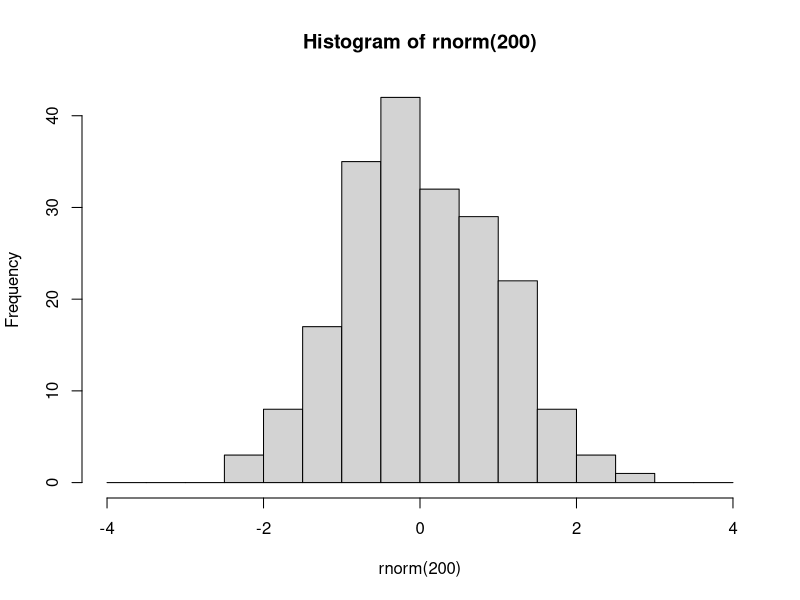
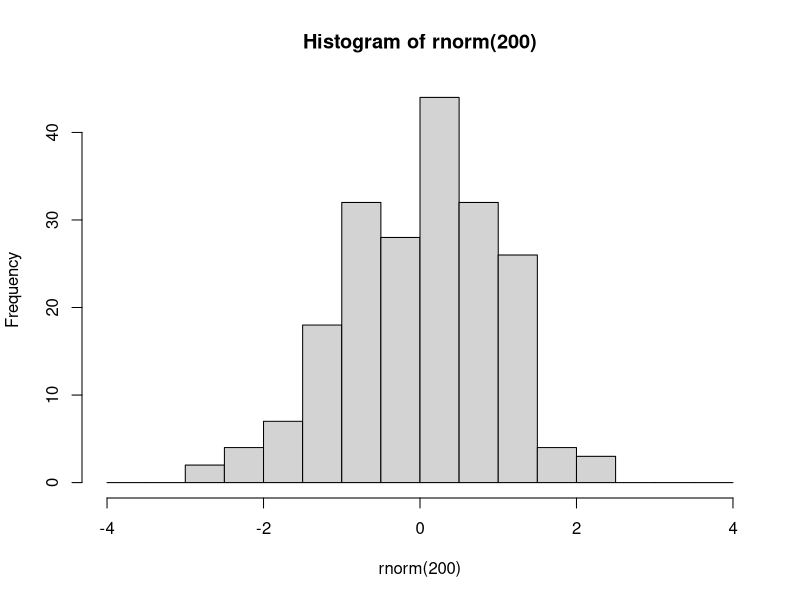

Source code (R) for these figures, in order: (Note: this script raises an error after producing the figures.)
###################################
###################################
########                   ########
########   Data Science 1  ########
########       Lab 7       ########
########  10th Dec. 2024   ########
########                   ########
###################################
###################################

## Welcome to lab #4. Today we will start with an introduction to the tidyverse,
# Then you will write your own lm() function, and finally a couple of exercises



#####################
####    Pipes    ####
#####################

# The pipe operator looks like this: |>
# It signifies: take the element on the left and use it as the first argument in the function on the right

# Example

hist(rnorm(200), breaks = seq(-4, 4, 0.5))
# is equivalent to

rnorm(200) |> hist(breaks = seq(-4, 4, 0.5))

# The purpose of the pipe is mostly aesthetic, in particular to avoid large numbers of parentheses when something needs to be transformed using multiple functions:



### 1.1 Rewrite the following expression using pipes:
set.seed(123)
round(sqrt(log(runif(10, 1, 10))), 2)
set.seed(123)
runif(10, 1, 10) |>
  log() |>
  sqrt() |>
  round(2)


# Pipes were initially created in a package called magrittr, part of the 'tidyverse' group of packages


########################
####    Packages    ####
########################

# Packages are essentially environments full of functions and/or objects which aren't loaded into R by default, but must be first installed (generally from a repository called CRAN), and then loaded

# Here we will install tidyverse, which is not one but a series of packages written by the same group of people, which share a number of syntactical features

install.packages("tidyverse")

# After you have installed tidyverse into your packages, you must also load it into your environment

library(tidyverse)

# You will only have to install a package once. However, every time you start fresh in a new R environment, you will have to load the packages you need again.

#########################
####    TIDYVERSE    ####
#########################

# The tidyverse encompasses a very large number of packages, and is fairly powerful (in that you can do a lot using tidyverse packages)
# However, you DO NOT need to use tidyverse exclusively! I mostly don't use it, for example, preferring to stick to base R except for a few functionalities.

# Downsides of tidyverse include: unique syntax which is very different from other programming languages such as python
# 'Black box' functions that have specific purposes that must be remembered, as opposed to more general-purpose functions in base R
# Often actually more verbose than base R (ie. requires more lines of code to do the same thing)
# Using tidyverse is a matter of preference!

# The pipe operator was originally introduced in the tidyverse package magrittr.
# The tidyverse pipe operator looks like this: %>%

set.seed(123)
runif(10, 1, 10) %>%
  log() %>%
  sqrt() %>%
  round(2)

# In this class we will look at 2 important tidyverse packages.
# Today we will look at dplyr, which is used to manipulate and transform data.
# Next week we will learn ggplot2, which is used for plotting and data visualisation

#####################
####    dplyr    ####
#####################

# The philosophy behind dplyr is that every data transformation can be done using a function, and multiple transformations can be done by piping an object through multiple functions
# For example, in dplyr we no longer use indexing.
# Instead we use the functions 'select', to choose specific columns in a data frame, and 'filter', to choose specific rows.

data(mtcars)

# so instead of:
mtcars[mtcars$cyl == 6, 1:5]
# we would write:
mtcars %>%
  filter(cyl == 6) %>%
  select(1:5)

### 2.1
# using select() and filter(), create a new database of cars that are over 4000 lbs in weight, retaining only the wt and mpg columns. Save this database to an object called 'df'.
df <- mtcars %>%
  filter(wt > 4) %>%
  select(c(wt, mpg))

# After you have selected the rows and columns you are interested in, you can
# change the order of the rows using arrange

df %>% arrange(wt)

df %>% arrange(desc(wt))


# To change variables, we can use mutate()
df <- df %>% mutate(
  wt_kg = wt * 453.592,
  km_per_l = mpg * 1.60934 / 3.78541
)

# And we can use ifelse() within mutate()
mtcars <- mtcars %>%
  mutate(wt_class = ifelse(wt >= 4, "Oversized", "Standard"))

# We can even do a sultiple ifelse statment using case_when()
mtcars <- mtcars %>%
  mutate(
    efficiency = case_when(
      mpg <= 15 ~ "low",
      mpg > 15 & mpg <= 20 ~ "medium",
      mpg > 20 ~ "high"
    )
  )

# Next, summarise (or summarize) is a useful function which collapses a dataframe into a single row and can calculate summary statistics, eg:

mtcars %>%
  summarise(
    mean_wt = mean(wt),
    sd_wt = sd(wt),
    n = length(mpg)
  )

# We can also use summarise to collapse a data frame not into one single row, but into as many rows as we have groups of interest.
# To do this, first we need to use group_by()

mtcars %>% group_by(efficiency)

# You'll notice that this automatically changes the data frame into a new kind of object, called a tibble.
# Tibbles are basically tidyverse dataframes, that display information slightly differently, and are a bit more particular about certain things like not wanting empty cells.
# Tibbles can also be grouped, which allows for further operations down the line
# For example:

mtcars %>%
  group_by(efficiency) %>%
  summarise(
    wt_kg = mean(wt),
    n = length(hp)
  ) %>%
  arrange(
    c("high", "medium", "low")
  )

# You can group by multiple variables

mtcars %>%
  group_by(efficiency, cyl) %>%
  summarise(
    wt_kg = mean(wt),
    n = length(hp)
  )

# After grouping a tibble, remember to ungroup it later using ungroup(), or you may have issues down the line.
ungroup(mtcars)

# 3.1
data(iris)

?iris

# using the dplyr functions do the following:
# create a new column called Petal.Area which is the product of the petal width and petal length columns.
iris_mut <- iris %>%
  mutate(Petal.Area = Petal.Length * Petal.Width)
# For each of the different species of iris, present the mean and standard deviation for the sepal length, sepal width, and petal area, as well as the number of samples (n)
iris_mut %>%
  group_by(Species) %>%
  summarise(
    mean_sepal_length = mean(Sepal.Length), # Mean of Sepal.Length
    sd_sepal_length = sd(Sepal.Length), # Standard deviation of Sepal.Length
    mean_sepal_width = mean(Sepal.Width), # Mean of Sepal.Width
    sd_sepal_width = sd(Sepal.Width), # Standard deviation of Sepal.Width
    mean_petal_area = mean(Petal.Area), # Mean of Petal.Area
    sd_petal_area = sd(Petal.Area), # Standard deviation of Petal.Area
    n = n() # Count of samples
  )
# Order this database in decreasing order of average petal length.



#######################################################
####    Code your own lm and predict functions!    ####
#######################################################

### 4.1 lm()

# Here I will walk you through the steps needed to write these functions. Follow along with the slides from this week's and last week's lectures - they contain all of the maths and some of the code that you need!

# At each step of the way, you should save each new element you calculate into a new object.

# Your lm function should take as input a y variable, and one or more x variables which should be inputted as a matrix or dataframe with one variable per column.

my.lm <- function(y, x) {
  # Start by saving the sample size (n). You will need it later for calculating degrees of freedom for the test statistics and sampling distributions.
  n <-
    # Next create the X matrix using as.matrix. Don't forget to add the column of 1s!
    x <-
    # use the y input and your newly constructed x matrix to calculate the parameter estimates (or coefficients).
    # Hint: see lab 6, and remember that t() gives the transpose of a matrix and solve() gives its inverse
    b <-
    # Next, using these calculated coefficients, calculate all of the predicted values, y_hat, for each of the values of x (each of the rows of the X matrix).
    # Hint: look at the formula for the linear model - and remember we are multiplying matrices!
    y_hat <-
    # Next, calculate the residuals (actual values of y minus the predicted values y_hat)
    e <-
    # Next calculate the estimate of the residual standard error, s. Careful about the denominator here: check how many degrees of freedom you have!
    s <-
    # Using s, calculate the variance covariance matrix of the coefficients.
    vcov_coef <-
    # from this covariance matrix, extract the standard errors of the coefficients
    se_coef <-
    # use these standard errors to calculate the t-values for each of the coefficients
    t_vals <-
    # And use these t-values to calculate p-values.
    p <-
    # Next, calculate the R2 value

    RSS <-
    TSS <-
    r2 <-
    # Bonus points if you want to look up how to calculate adjusted R2
    adj_r2 <-
    # Next, calculate the F-statistic and the p-value for the model.
    f_stat <-
    model_p <-
    # Finally, put all of these elements into a list, and have your function return that list.
    return(list(
      n = n,
      coefficients = b,
      residuals = e,
      s = s,
      vcov = vcov_coef,
      se = se_coef,
      t_values = t_vals,
      p_values = p,
      r2 = r2,
      adj_r2 = adj_r2,
      F_statistic = f_stat,
      model_p_value = model_p
    ))
}

# compare your function against the built-in R function in R.

my.lm(y = mtcars$mpg, x = mtcars[, c("wt", "cyl")])

### 4.2 predict()

# This will be much shorter. Create a new function that takes as input the output from your first function, along with a new_data object that has as many columns as there are predictor variables in the model output, and a confidence interval size

my.predict <- function(model_output, new_data, ci_level = 0.97) {
  # Extract coefficients from your my.lm output
  coef <-
    # Add a column of 1s to the new_data
    new_data <-
    # generate the predicted values of y from the new_data object based on the coefficients from the model
    # Again, remember the formula for the linear model!
    y_hat <-
    # for each of these predicted values, calculate a confidence interval
    # first calculate the critical levels of the t-distribution using the ci_level and the degrees of freedom
    area_in_tails <-
    t_lower <-
    t_upper <-
    # next, for each row of the new_data object, calculate the standard error of the predicted value
    # Check the slides, and remember that 𝒗𝒄𝒐𝒗(𝒃) was saved as "vcov" in the model output
    sy <- sqrt(apply(new_data, 1, function(.) t(.) %*% model_output$vcov %*% .))

  # next, calculate the upper and lower confidence boundaries for each prediction using the critical t-levels and the previously calculated standard error
  ci_lower <-
    ci_upper <-
    # finally, put these confidence intervals into a dataframe
    ci <- data.frame(ci_lower, ci_upper)
  colnames(ci) <- paste0(ci_level, "%_", c("lower", "upper"))
  df <- cbind(y_hat = y_hat, ci)
  return(df)
}


### 4.3
# Use your functions to run the following model

# mtcars$mpg ~ mtcars$wt + mtcars$cyl


# Then plot predicted marginal effect of weight for a car with 4 cylynders. Add 96% confidence intervals to the graph.
# Hint: For this, in your "newdata" object, add a column of 4s for the number of cylinders

# Compare this graph to the graph from the lecture.


# What do you conclude?
